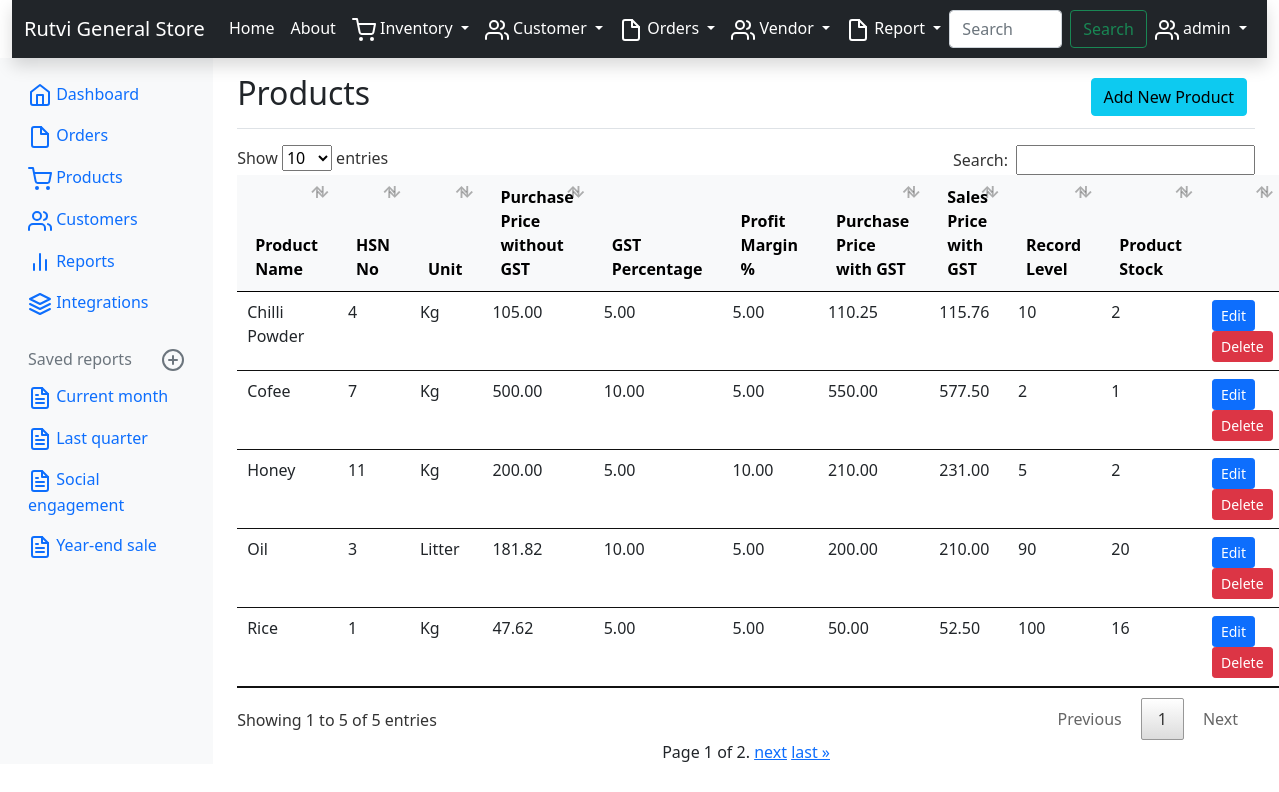
The app's page /product-list (signed in) with its own data.
### inventory/models.py (models this page shows, shortened)
class SoftDeleteModel(models.Model):
    is_deleted = models.BooleanField(default=False)
    deleted_at = models.DateTimeField(null=True, blank=True, default=None)
    objects = SoftDeleteManager()
    all_objects = models.Manager()
    class Meta:
        abstract = True

class Product(SoftDeleteModel):
    user = models.ForeignKey(User, null=True, blank=True, on_delete=models.SET_NULL)
    UNIT_CHOICE = [('Kg', 'Kg'), ('Litter', 'Litter'), ('Meter', 'Meter')]
    name = models.CharField(max_length=200, unique=True)
    hsn = models.CharField(max_length=50, null=True, blank=True)
    unit = models.CharField(max_length=50, choices=UNIT_CHOICE)
    rate_without_gst = models.DecimalField(max_digits=10, decimal_places=2 )
    profit_margin_percentage = models.DecimalField(max_digits=10, decimal_places=2 )
    gst_percentage = models.DecimalField(max_digits=10, decimal_places=2)
    class Meta:
        ordering = ('name',)
    def purchase_price_with_gst(self):
        return self.rate_without_gst * self.gst_percentage / 100 + self.rate_without_gst
    def salse_price_with_gst(self):
        return self.purchase_price_with_gst() * self.profit_margin_percentage / 100 + self.purchase_price_with_gst()

class Stock(SoftDeleteModel):
    user = models.ForeignKey(User, null=True, blank=True, on_delete=models.SET_NULL)
    product = models.OneToOneField(Product, on_delete=models.CASCADE)
    quantity = models.IntegerField(default=0)
    alert_level = models.IntegerField(default=0)
    class Meta:
        ordering = ('product',)

### inventory/views.py (the view)
# urls.py: path('product-list', views.ProductListView.as_view(), name='product-list'),
class ProductListView(PermissionRequiredMixin, LoginRequiredMixin, FilterView):
    permission_required = ('inventory.view_product',)
    filterset_class = ProductFilter
    queryset = Product.objects.all()
    template_name = 'products/product_list.html'
    paginate_by = 5

### inventory/templates/products/product_list.html (shortened to what this page needs)
{% extends "base.html" %}
{% block content %}
<div class="d-flex justify-content-between flex-wrap flex-md-nowrap align-items-center pt-3 pb-2 mb-3 border-bottom ">
    <h1 class="h2">Products </h1>
    <div class="btn-toolbar mb-2 mb-md-0">
        <div class="btn-group me-2">
            <a href="{% url 'inventory:new-product' %}">
                <button type="button" class="btn btn-info">Add New Product</button>
            </a>
        </div>
    </div>
</div>
   {% if page_obj %}
<table class="table table-hover table-sm mt-5" id="product-table">
    <thead class="table-light">
    <tr>
        <th>Product Name</th>
        <th>HSN No</th>
        <th>Unit</th>
         <th>Purchase Price without GST</th>
        <th>GST Percentage</th>
        <th>Profit Margin %</th>
        <th>Purchase Price with GST</th>
        <th>Sales Price with GST</th>
        <th>Record Level</th>
        <th>Product Stock</th>
        <th></th>
    </tr>
    </thead>
    <tbody>
    {% for product in page_obj  %}
    <tr>
        <td>{{ product.name }}</td>
        <td>{{ product.hsn }}</td>
        <td>{{ product.unit }}</td>
         <td>{{ product.rate_without_gst }}</td>
        <td>{{ product.gst_percentage }}</td>
         <td>{{ product.profit_margin_percentage}}</td>
        <td>{{ product.purchase_price_with_gst|floatformat:2 }}</td>
        <td>{{ product.salse_price_with_gst|floatformat:2 }}</td>
        <td>{{ product.stock.alert_level }}</td>
        <td>{{ product.stock.quantity }}</td>
        <td>
            <a href="{% url 'inventory:edit-product' product.pk %}" class="btn btn-primary btn-sm">Edit</a>
            <a href="{% url 'inventory:delete-product' product.pk %}" class="btn btn-danger btn-sm"> Delete </a>
        </td>
    </tr>
    {% endfor %}
    </tbody>
</table>
<div class="pagination justify-content-center">
    <span class="step-links">
        <span class="current">
            Page {{ page_obj.number }} of {{ page_obj.paginator.num_pages }}.
        </span>
        {% if page_obj.has_next %}
            <a href="?page={{ page_obj.next_page_number }}">next</a>
            <a href="?page={{ page_obj.paginator.num_pages }}">last &raquo;</a>
        {% endif %}
    </span>
</div>
{% else %}
<div style="color: green; font-style: bold; font-size: 1.5rem; text-align: center;">WOW, SUCH EMPTY</div>
{% endif %}
{% endblock content %}

### inventory/templates/homepage/navbar.html (shortened to what this page needs)
<nav class="navbar navbar-expand-lg navbar-dark bg-dark shadow">
    <div class="container-fluid">
        <a class="navbar-brand" href="{% url 'inventory:home' %}">Rutvi General Store</a>
        <div class="collapse navbar-collapse" id="navbarSupportedContent">
            <ul class="navbar-nav me-auto mb-2 mb-lg-0">
                <li class="nav-item">
                    <a class="nav-link active" aria-current="page" href="{% url 'inventory:home' %}">Home</a>
                </li>
                <li class="nav-item">
                    <a class="nav-link active" aria-current="page" href="{% url 'inventory:about' %}">About</a>
                </li>
                <li class="nav-item dropdown ">
                    <a class="nav-link active dropdown-toggle" href="#" id="navbarDropdown1" role="button"
                       data-bs-toggle="dropdown" aria-expanded="false">
                        Inventory
                    </a>
                </li>
                <li class="nav-item dropdown">
                    <a class="nav-link active dropdown-toggle" href="#" id="navbarDropdown2" role="button"
                       data-bs-toggle="dropdown" aria-expanded="false">
                        Customer
                    </a>
                </li>
                <li class="nav-item dropdown">
                    <a class="nav-link active dropdown-toggle" href="#" id="navbarDropdown3" role="button"
                       data-bs-toggle="dropdown" aria-expanded="false">
                        Orders
                    </a>
                </li>
                <li class="nav-item dropdown">
                    <a class="nav-link active dropdown-toggle" href="#" id="navbarDropdown4" role="button"
                       data-bs-toggle="dropdown" aria-expanded="false">
                        Vendor
                    </a>
                </li>
                 <li class="nav-item dropdown">
                    <a class="nav-link active dropdown-toggle" href="#" id="navbarDropdown6" role="button"
                       data-bs-toggle="dropdown" aria-expanded="false">
                        Report
                    </a>
                </li>
            </ul>
            <form class="d-flex">
                <input class="form-control me-2" type="search" placeholder="Search" aria-label="Search">
                <button class="btn btn-outline-success" type="submit">Search</button>
            </form>
            <div class="navbar-nav">
                <div class="nav-item text-nowrap">
                    <li class="nav-item dropdown">
                        <a class="nav-link active dropdown-toggle" href="#" id="navbarDropdown5" role="button"
                           data-bs-toggle="dropdown" aria-expanded="false">
                            {{ request.user.username}}
                        </a>
                    </li>
                </div>
            </div>
        </div>
    </div>
</nav>

### records on screen
Product: name "Chilli Powder", hsn "4", unit "Kg", rate_without_gst "105.00", gst_percentage "5.00", profit_margin_percentage "5.00", purchase_price_with_gst "110.25", salse_price_with_gst "115.76", stock.alert_level "10", stock.quantity "2"
Product: name "Cofee", hsn "7", unit "Kg", rate_without_gst "500.00", gst_percentage "10.00", profit_margin_percentage "5.00", purchase_price_with_gst "550.00", salse_price_with_gst "577.50", stock.alert_level "2", stock.quantity "1"
Product: name "Honey", hsn "11", unit "Kg", rate_without_gst "200.00", gst_percentage "5.00", profit_margin_percentage "10.00", purchase_price_with_gst "210.00", salse_price_with_gst "231.00", stock.alert_level "5", stock.quantity "2"
Product: name "Oil", hsn "3", unit "Litter", rate_without_gst "181.82", gst_percentage "10.00", profit_margin_percentage "5.00", purchase_price_with_gst "200.00", salse_price_with_gst "210.00", stock.alert_level "90", stock.quantity "20"
Product: name "Rice", hsn "1", unit "Kg", rate_without_gst "47.62", gst_percentage "5.00", profit_margin_percentage "5.00", purchase_price_with_gst "50.00", salse_price_with_gst "52.50", stock.alert_level "100", stock.quantity "16"

### other values on screen
{{ request.user.username }} "admin"
{{ page_obj.number }} "1"
{{ page_obj.paginator.num_pages }} "2"
